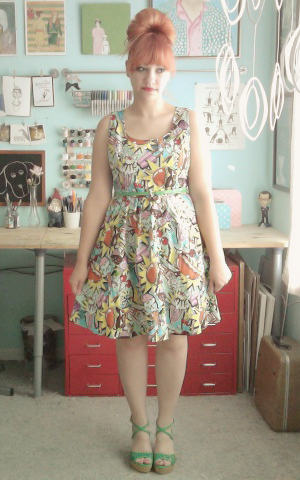
%> input picture proj1/201331202_Assignment1/codes/spot2-diff1.png, 300 x 480 px
$ octave ques1b.m   (GNU Octave 9; MATLAB toolbox functions it lacks are replaced by stand-ins)
%> lines starting %> are read from the running program, lines starting %| are printed output that depends on the picture
close all;
a=imread('spot2-diff1.png');
%> a is the input picture: size 480x300x3 uint8; mean R, G, B 164.4, 154.2, 139.2
b=imread('spot2-diff2.png');
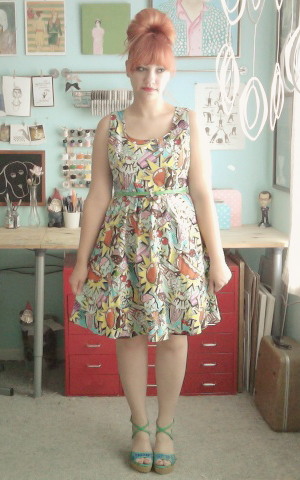
%> input picture proj1/201331202_Assignment1/codes/spot2-diff2.png, 300 x 480 px
%> b is the input picture: size 480x300x3 uint8; mean R, G, B 164.4, 154.1, 139.2
c=imabsdiff(a,b);
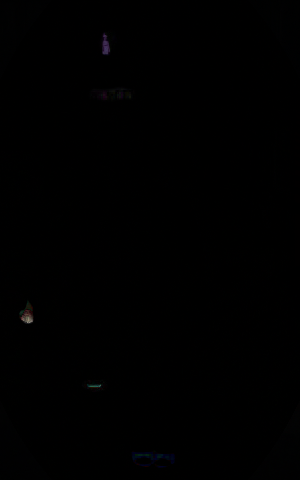
%> c: size 480x300x3 uint8; mean R, G, B 0.3, 0.3, 0.4


[rows,cols,dim]=size(c);
%> rows = 480; cols = 300; dim = 3

tmp=rgb2gray(c);figure();
imshow(tmp);

figure();
imshow(a);

[rows,cols]=size(tmp);
hold on;
impixelinfo
for i=1:rows
    for j=1:cols
          if(tmp(i,j)>20)
              rectangle('Position',[j i rows/10 cols/10 ],'EdgeColor','g');
                 for k=i-rows/10:i+rows/10
                 for l=j-cols/10:j+cols/10
                    if(k>0 && k<=rows && l>0 && l<=cols)
                     tmp(k,l)=5;

                 end
                 end

                 end

          end

    end
end
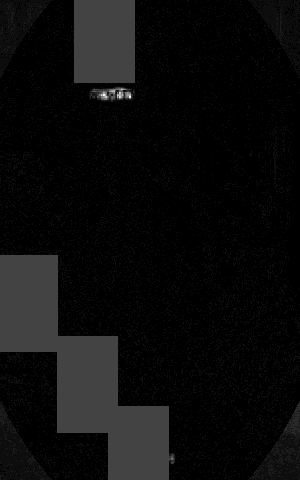
%> tmp: size 480x300 uint8; min 0, max 19, mean 0.897; drawn with min black and max white
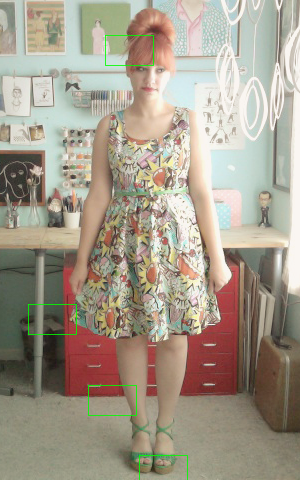
%> figure redrawn from the program's plot data


hold off;
